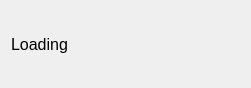
<?xml version="1.0" encoding="UTF-8"?>
<ui version="4.0">
 <class>Loading</class>
 <widget class="QWidget" name="Loading">
  <property name="geometry">
   <rect>
    <x>0</x>
    <y>0</y>
    <width>251</width>
    <height>88</height>
   </rect>
  </property>
  <property name="windowTitle">
   <string>Form</string>
  </property>
  <layout class="QGridLayout" name="gridLayout">
   <item row="0" column="0">
    <widget class="QLabel" name="label">
     <property name="font">
      <font>
       <family>Arial</family>
       <pointsize>12</pointsize>
      </font>
     </property>
     <property name="text">
      <string>Loading</string>
     </property>
    </widget>
   </item>
  </layout>
 </widget>
 <resources/>
 <connections/>
</ui>
